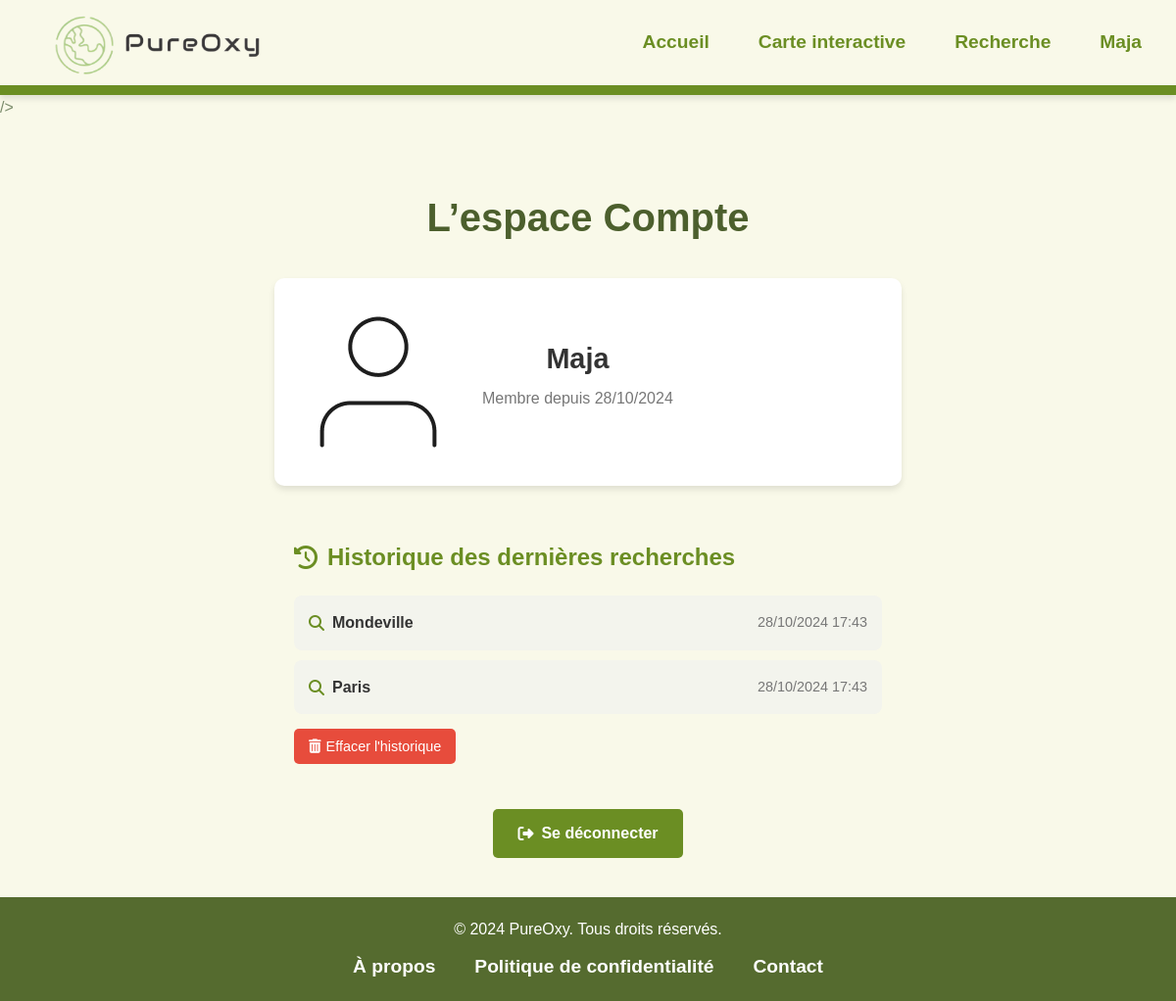
The app's page /pages/compte.php (signed in), older data.
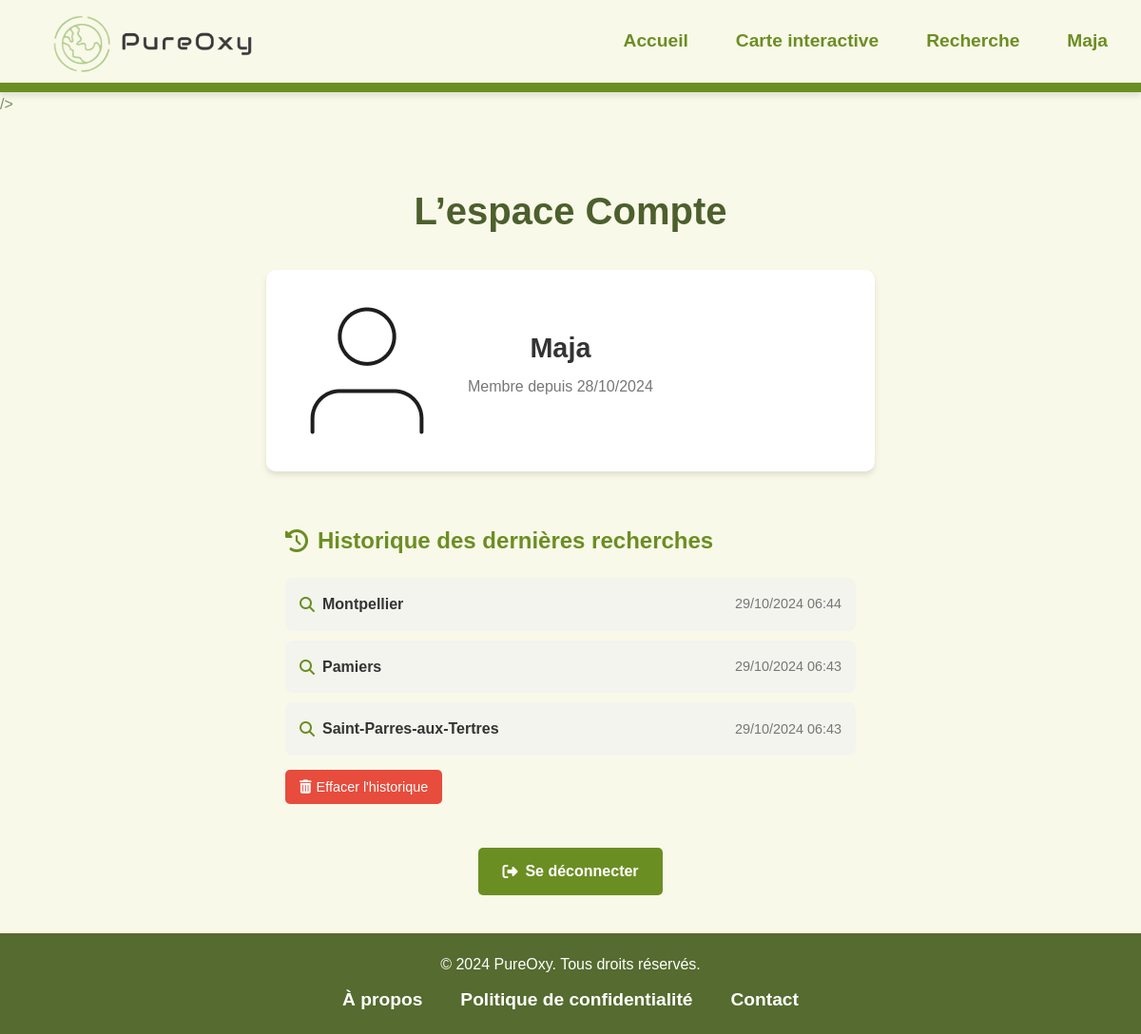
The same page, newer data.
### tables this page shows
CREATE TABLE IF NOT EXISTS `users` (
  `id` int NOT NULL AUTO_INCREMENT,
  `username` varchar(50) NOT NULL,
  `password` varchar(255) NOT NULL,
  `created_at` timestamp NULL DEFAULT CURRENT_TIMESTAMP,
  `profile_picture` varchar(255) DEFAULT '../images/user.png',
  PRIMARY KEY (`id`),
  UNIQUE KEY `username` (`username`)
);

CREATE TABLE IF NOT EXISTS `search_history` (
  `id` int NOT NULL AUTO_INCREMENT,
  `user_id` int NOT NULL,
  `search_query` varchar(255) NOT NULL,
  `search_date` timestamp NULL DEFAULT CURRENT_TIMESTAMP,
  PRIMARY KEY (`id`),
  KEY `user_id` (`user_id`)
);

### pages/compte.php (the view, shortened to what this page needs)
<?php
require '../bd/bd.php';
include '../includes/header.php';
if (isset($_SESSION['user_id'])) {
    $user_id = $_SESSION['user_id'];
    $stmt = $conn->prepare("SELECT search_query, search_date FROM search_history WHERE user_id = ? ORDER BY search_date DESC LIMIT 10");
    $stmt->bind_param("i", $user_id);
    $stmt->execute();
    $result = $stmt->get_result();
    $search_history = $result->fetch_all(MYSQLI_ASSOC);
}
if (isset($_SESSION['user_id'])) {
    $user_id = $_SESSION['user_id'];
    $stmt = $conn->prepare("SELECT * FROM users WHERE id = ?");
    $stmt->bind_param("i", $user_id);
    $stmt->execute();
    $user_result = $stmt->get_result();
    $user = $user_result->fetch_assoc();
    $stmt = $conn->prepare("SELECT search_query, search_date FROM search_history WHERE user_id = ? ORDER BY search_date DESC LIMIT 10");
    $stmt->bind_param("i", $user_id);
    $stmt->execute();
    $history_result = $stmt->get_result();
    $search_history = $history_result->fetch_all(MYSQLI_ASSOC);
}
?>
<!DOCTYPE html>
<html lang="fr">
<head>
    <link rel="stylesheet" href="https://cdnjs.cloudflare.com/ajax/libs/font-awesome/6.4.0/css/all.min.css" />
    <link rel="stylesheet" href="../styles/style.css">
    />
</head>
<body>
<div class="compte-container">
    <h1>L’espace Compte</h1>
    <?php if (isset($_SESSION['user_id'])): ?>
        <div class="dashboard">
            <div class="profile-card">
                <div class="profile-avatar">
                    <img src="../images/user.png" alt="Photo de profil">
                </div>
                <div class="profile-info">
                    <h2><?= htmlspecialchars($_SESSION['username']) ?></h2>
                    <p>Membre depuis <?= isset($user['created_at']) ? date('d/m/Y', strtotime($user['created_at'])) : 'Date inconnue' ?></p>
                </div>
            </div>
            <div class="history-section">
                <h3><i class="fas fa-history"></i> Historique des dernières recherches</h3>
                <?php if (!empty($search_history)): ?>
                    <ul class="history-list">
                        <?php foreach ($search_history as $search): ?>
                            <li>
                                <span class="search-query">
                                    <i class="fas fa-search"></i> <?= htmlspecialchars($search['search_query']) ?>
                                </span>
                                <span class="search-date"><?= date('d/m/Y H:i', strtotime($search['search_date'])) ?></span>
                            </li>
                        <?php endforeach; ?>
                    </ul>
                    <form method="post" class="clear-history-form">
                        <button type="submit" name="clear_history" class="clear-history-button"><i class="fas fa-trash-alt"></i> Effacer l'historique</button>
                    </form>
                <?php else: ?>
                    <p>Vous n'avez pas encore effectué de recherches.</p>
                <?php endif; ?>
            </div>
            <a href="deconnecter.php" class="logout-button"><i class="fas fa-sign-out-alt"></i> Se déconnecter</a>
        </div>
    <?php endif; ?>
</div>
<?php include '../includes/footer.php'; ?>
</body>
</html>

### includes/header.php (shortened to what this page needs)
<?php
$baseUrl = $_SERVER['REQUEST_SCHEME'] . '://' . $_SERVER['HTTP_HOST'] . '/PUREOXY/';
?>
<header>
    <div class="container">
        <div id="logo">
            <a href="<?php echo $baseUrl; ?>index.php">
                <img src="<?php echo $baseUrl; ?>images/logo.png" alt="PureOxy Logo">
            </a>
        </div>
        <nav>
            <ul>
                <li><a href="<?php echo $baseUrl; ?>index.php">Accueil</a></li>
                <li><a href="<?php echo $baseUrl; ?>fonctionnalites/carte.php">Carte interactive</a></li>
                <li><a href="<?php echo $baseUrl; ?>fonctionnalites/recherche.php">Recherche</a></li>
                <?php if (isset($_SESSION['username'])): ?>
                    <li><a href="<?php echo $baseUrl; ?>pages/compte.php"><?php echo htmlspecialchars($_SESSION['username']); ?></a></li>
                <?php else: ?>
                    <li><a href="<?php echo $baseUrl; ?>pages/compte.php">Compte</a></li>
                <?php endif; ?>
            </ul>
        </nav>
    </div>
</header>

### includes/footer.php
<?php
$baseUrl = $_SERVER['REQUEST_SCHEME'] . '://' . $_SERVER['HTTP_HOST'] . '/PUREOXY/';
?>
<footer>
    <div class="container">
        <p>© 2024 PureOxy. Tous droits réservés.</p>
        <nav>
            <ul>
                <li><a href="<?php echo $baseUrl; ?>pages/a-propos.php">À propos</a></li>
                <li><a href="<?php echo $baseUrl; ?>pages/politique-confidentialite.php">Politique de confidentialité</a></li>
                <li><a href="<?php echo $baseUrl; ?>pages/contact.php">Contact</a></li>
            </ul>
        </nav>
    </div>
</footer>

### styles/style.css (style rules this page uses)
body { font-family: 'League Spartan', sans-serif; background-color: #f9f9e9; color: #7A8B6B; margin: 0; padding: 0; line-height: 1.6; font-size: 16px; }
html, body { height: 100%; margin: 0; }
.container { max-width: 1200px; margin: 0 auto; padding: 0 20px; }
header { background-color: #f9f9e9;!important; box-shadow: 0 4px 6px rgba(0, 0, 0, 0.1);!important; top: 0;!important; border-bottom: 10px solid #6b8e23; !important; }
header .container { display: flex;!important; justify-content: space-between;!important; align-items: center;!important; color: #556b2f;!important; }
header nav ul li a { color: #6b8e23; text-decoration: none; font-size: 1.2em; font-weight: bold; padding: 10px 15px; border-radius: 5px; transition: color 0.3s ease; }
#logo img { width: 300px;!important; height: auto;!important; margin-right: 20px;!important; }
nav ul { list-style: none; margin: 0; padding: 0; display: flex; gap: 20px; }
nav ul li { display: inline; }
nav ul li a { color: #6b8e23; text-decoration: none; font-size: 1.2em; font-weight: bold; padding: 10px 15px; border-radius: 5px; }
h2 { font-size: 2.5em; margin-bottom: 20px; color: darkolivegreen; text-align: center; font-weight: bold; }
footer { background-color:#556b2f; !important; color: white; !important; text-align: center; !important; padding: 20px 0; !important; position: relative; !important; bottom: 0;!important; width: 100%;!important; }
footer p { margin: 0;!important; }
footer nav ul { list-style: none;!important; padding: 0;!important; margin: 10px 0 0 0;!important; display: flex;!important; justify-content: center;!important; gap: 20px;!important; }
footer nav ul li { display: inline;!important; }
footer nav ul li a { color: white;!important; text-decoration: none;!important; padding: 5px 10px;!important; transition: color 0.3s ease, background-color 0.3s ease;!important; border-radius: 5px;!important; }
.compte-container { max-width: 500px; margin: 0 auto; padding: 40px 20px; text-align: center; }
.compte-container h1 { font-size: 2.5em; color: #4c5f2d; margin-bottom: 30px; }
.logout-button { display: inline-block; margin-top: 30px; padding: 12px 25px; background-color: #6b8e23; color: #fff; text-decoration: none; border-radius: 5px; font-size: 1.1em; font-weight: bold; transition: background-color 0.3s; }
.compte-container { max-width: 800px; margin: 0 auto; padding: 40px 20px; text-align: center; }
.dashboard { display: flex; flex-direction: column; align-items: center; margin-top: 30px; }
.profile-card { background-color: #ffffff; width: 100%; max-width: 600px; padding: 20px; border-radius: 10px; display: flex; align-items: center; box-shadow: 0 4px 6px rgba(0, 0, 0, 0.1); margin-bottom: 30px; }
.profile-avatar { font-size: 4em; color: #6b8e23; margin-right: 20px; }
.profile-info h2 { font-size: 1.8em; color: #333; margin: 0; }
.profile-info p { color: #777; margin-top: 5px; }
.history-section { width: 100%; max-width: 600px; }
.history-section h3 { font-size: 1.5em; color: #6b8e23; margin-bottom: 20px; display: flex; align-items: center; }
.history-section h3 i { margin-right: 10px; }
.history-list { list-style: none; padding: 0; margin: 0; }
.history-list li { background-color: #f3f4ed; padding: 15px; margin-bottom: 10px; border-radius: 8px; display: flex; justify-content: space-between; align-items: center; transition: background-color 0.2s; }
.history-list .search-query { font-weight: bold; color: #333; display: flex; align-items: center; }
.history-list .search-query i { margin-right: 8px; color: #6b8e23; }
.history-list .search-date { color: #777; font-size: 0.9em; }
.clear-history-form { margin-top: 15px; text-align: right; }
.clear-history-button { background-color: #e74c3c; color: #fff; padding: 10px 15px; border: none; border-radius: 5px; cursor: pointer; font-size: 0.9em; display: flex; align-items: center; }
.clear-history-button i { margin-right: 5px; }
.logout-button { margin-top: 30px; padding: 12px 25px; background-color: #6b8e23; color: #fff; text-decoration: none; border-radius: 5px; font-size: 1em; font-weight: bold; display: inline-flex; align-items: center; transition: background-color 0.3s; }
.logout-button i { margin-right: 8px; }

Row changes from the older to the newer data that the page shows:
removed search_history: search_query "Mondeville", search_date "28/10/2024 17:43"
removed search_history: search_query "Paris", search_date "28/10/2024 17:43"
added search_history: search_query "Montpellier", search_date "29/10/2024 06:44"
added search_history: search_query "Pamiers", search_date "29/10/2024 06:43"
added search_history: search_query "Saint-Parres-aux-Tertres", search_date "29/10/2024 06:43"
